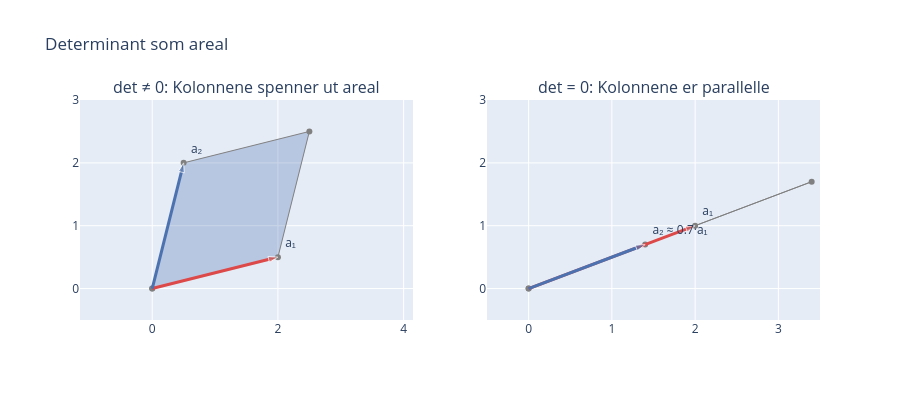

The cell this chart's notebook holds for it:
### Markdown cell above
---
## 3. Koeffisientmatrise, rang og determinant

### Koeffisientmatrisen og likningssystemer

Systemet $A\mathbf{x} = \mathbf{b}$ samler alle lineære likninger i én matrise. Kolonnerom-perspektivet gir oss et svar på *når* systemet har løsning:

| Situasjon | Geometrisk | Løsninger |
|-----------|------------|----------|
| $\mathbf{b} \in C(A)$ | $\mathbf{b}$ ligger i kolonnerommet | Minst én løsning |
| $\mathbf{b} \notin C(A)$ | $\mathbf{b}$ er utenfor kolonnerommet | Ingen løsning |
| $N(A) \neq \{\mathbf{0}\}$ | Nullrommet er ikke-trivielt | Uendelig mange løsninger |

---

### Rang

**Rangen** $r = \text{rank}(A)$ er dimensjonen til kolonnerommet – altså *antall lineært uavhengige kolonner*.

Geometrisk: hvor mange genuint ulike retninger strekker kolonnevektorene seg i?

- Hvis $A$ er $3 \times 3$ og $\text{rank}(A) = 3$: kolonnene spenner ut hele $\mathbb{R}^3$
- Hvis $\text{rank}(A) = 2$: kolonnene spenner bare ut et plan
- Hvis $\text{rank}(A) = 1$: alle kolonner peker langs én linje

**Rang-nullitet-teoremet** (fundamentalt!):
$$\text{rank}(A) + \text{nullitet}(A) = n$$
der $n$ er antall kolonner. Det som "går tapt" i transformasjonen (nullrommet) kompenserer nøyaktig for det som "overlever" (kolonnerommet).

---

### Determinant

**Determinanten** $\det(A)$ måler *volumet av det parallelleplipedet som kolonnene danner*.

For $2 \times 2$: $\det(A)$ er arealet av parallelogrammet dannet av de to kolonnevektorene (med fortegn).
For $3 \times 3$: $\det(A)$ er volumet av parallelleplipedet.

Geometrisk betydning av fortegnet: positiv determinant betyr at kolonnene danner et *høyreorientert* system, negativ betyr *venstreorientert* (speiling).

**Den viktigste egenskapen:** $\det(A) = 0 \iff A$ er singulær $\iff$ kolonnene er lineært avhengige $\iff$ kolonnerommet har lavere dimensjon enn forventet.

Geometrisk: volumet kollapser til null fordi kolonnene alle ligger i et lavere-dimensjonalt rom (f.eks. tre vektorer som alle ligger i et plan).

### Code cell
# VISUALISERING: Determinant som areal/volum

fig = make_subplots(
    rows=1, cols=2,
    subplot_titles=('det ≠ 0: Kolonnene spenner ut areal', 'det = 0: Kolonnene er parallelle'),
    specs=[[{'type': 'xy'}, {'type': 'xy'}]]
)

def draw_parallelogram(fig, v1, v2, row, col, color_fill, label1, label2):
    # Parallelogrammet
    px_vals = [0, v1[0], v1[0]+v2[0], v2[0], 0]
    py_vals = [0, v1[1], v1[1]+v2[1], v2[1], 0]
    fig.add_trace(go.Scatter(x=px_vals, y=py_vals, fill='toself',
        fillcolor=color_fill, line=dict(color='gray', width=1),
        name='Parallelogram', showlegend=False), row=row, col=col)
    # Vektorene
    for v, color, label in [(v1, '#DD4949', label1), (v2, '#4C72B0', label2)]:
        fig.add_trace(go.Scatter(
            x=[0, v[0]], y=[0, v[1]],
            mode='lines+markers+text',
            line=dict(color=color, width=3),
            marker=dict(size=[2, 10], color=color, symbol=['circle', 'arrow'], angleref='previous'),
            text=['', label], textposition='top right',
            showlegend=False
        ), row=row, col=col)

# Venstre: ikke-singulær
draw_parallelogram(fig, np.array([2, 0.5]), np.array([0.5, 2]),
                   1, 1, 'rgba(76, 114, 176, 0.3)', 'a₁', 'a₂')

# Høyre: singulær (parallelle vektorer)
draw_parallelogram(fig, np.array([2, 1]), np.array([1.4, 0.7]),
                   1, 2, 'rgba(200, 80, 80, 0.15)', 'a₁', 'a₂ ≈ 0.7·a₁')

fig.update_xaxes(range=[-0.5, 3.5], zeroline=True, zerolinewidth=1)
fig.update_yaxes(range=[-0.5, 3.0], zeroline=True, zerolinewidth=1, scaleanchor='x', scaleratio=1)
fig.update_layout(height=400, title_text='Determinant som areal')
fig.show()

### Figure 1 — Plotly figure (JSON) as saved in the notebook; plotly's stock layout.template omitted (floating-point values rounded to 4 significant figures)
{"data": [{"fill": "toself", "fillcolor": "rgba(76, 114, 176, 0.3)", "line": {"color": "gray", "width": 1}, "name": "Parallelogram", "showlegend": false, "x": [0, 2.0, 2.5, 0.5, 0], "y": [0, 0.5, 2.5, 2.0, 0], "type": "scatter", "xaxis": "x", "yaxis": "y"}, {"line": {"color": "#DD4949", "width": 3}, "marker": {"angleref": "previous", "color": "#DD4949", "size": [2, 10], "symbol": ["circle", "arrow"]}, "mode": "lines+markers+text", "showlegend": false, "text": ["", "a₁"], "textposition": "top right", "x": [0, 2.0], "y": [0, 0.5], "type": "scatter", "xaxis": "x", "yaxis": "y"}, {"line": {"color": "#4C72B0", "width": 3}, "marker": {"angleref": "previous", "color": "#4C72B0", "size": [2, 10], "symbol": ["circle", "arrow"]}, "mode": "lines+markers+text", "showlegend": false, "text": ["", "a₂"], "textposition": "top right", "x": [0, 0.5], "y": [0, 2.0], "type": "scatter", "xaxis": "x", "yaxis": "y"}, {"fill": "toself", "fillcolor": "rgba(200, 80, 80, 0.15)", "line": {"color": "gray", "width": 1}, "name": "Parallelogram", "showlegend": false, "x": [0, 2, 3.4, 1.4, 0], "y": [0, 1, 1.7, 0.7, 0], "type": "scatter", "xaxis": "x2", "yaxis": "y2"}, {"line": {"color": "#DD4949", "width": 3}, "marker": {"angleref": "previous", "color": "#DD4949", "size": [2, 10], "symbol": ["circle", "arrow"]}, "mode": "lines+markers+text", "showlegend": false, "text": ["", "a₁"], "textposition": "top right", "x": [0, 2], "y": [0, 1], "type": "scatter", "xaxis": "x2", "yaxis": "y2"}, {"line": {"color": "#4C72B0", "width": 3}, "marker": {"angleref": "previous", "color": "#4C72B0", "size": [2, 10], "symbol": ["circle", "arrow"]}, "mode": "lines+markers+text", "showlegend": false, "text": ["", "a₂ ≈ 0.7·a₁"], "textposition": "top right", "x": [0, 1.4], "y": [0, 0.7], "type": "scatter", "xaxis": "x2", "yaxis": "y2"}], "layout": {"xaxis": {"anchor": "y", "domain": [0.0, 0.45], "range": [-0.5, 3.5], "zeroline": true, "zerolinewidth": 1}, "yaxis": {"anchor": "x", "domain": [0.0, 1.0], "range": [-0.5, 3.0], "zeroline": true, "zerolinewidth": 1, "scaleanchor": "x", "scaleratio": 1}, "xaxis2": {"anchor": "y2", "domain": [0.55, 1.0], "range": [-0.5, 3.5], "zeroline": true, "zerolinewidth": 1}, "yaxis2": {"anchor": "x2", "domain": [0.0, 1.0], "range": [-0.5, 3.0], "zeroline": true, "zerolinewidth": 1, "scaleanchor": "x", "scaleratio": 1}, "annotations": [{"font": {"size": 16}, "showarrow": false, "text": "det ≠ 0: Kolonnene spenner ut areal", "x": 0.225, "xanchor": "center", "xref": "paper", "y": 1.0, "yanchor": "bottom", "yref": "paper"}, {"font": {"size": 16}, "showarrow": false, "text": "det = 0: Kolonnene er parallelle", "x": 0.775, "xanchor": "center", "xref": "paper", "y": 1.0, "yanchor": "bottom", "yref": "paper"}], "title": {"text": "Determinant som areal"}, "height": 400}}
